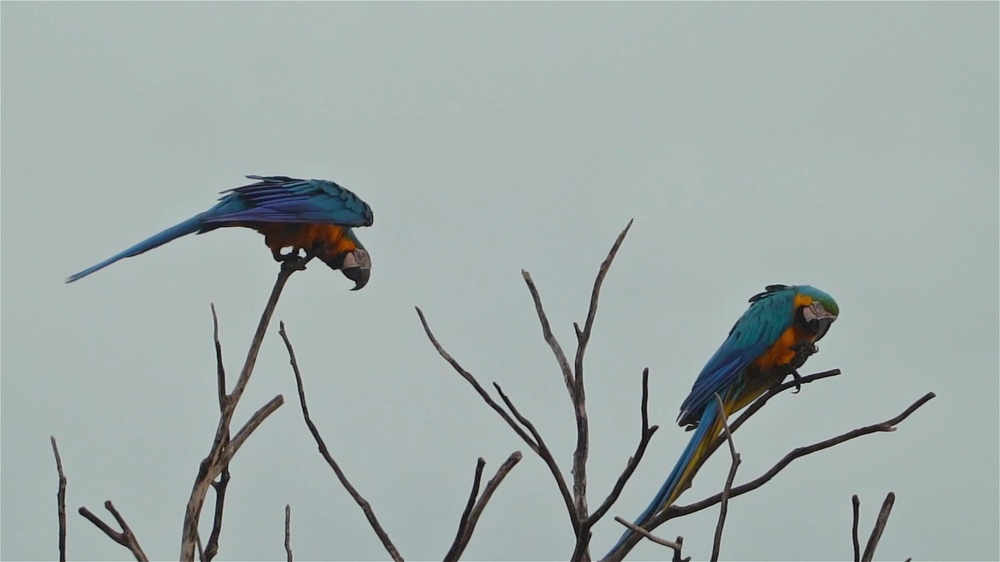
#> input picture sorties/perroquets/Perroquet0001.jpg, 1000 x 562 px, shrunk from 3840 x 2160 before the run
$ python -i movie_filterMPI.py   (imports and definitions only)
#> lines starting #> are read from the running program, lines starting #| are printed output that depends on the picture
# Ce programme va charger n images et y appliquer un filtre de netteté
# puis les sauvegarder dans un dossier de sortie

from PIL import Image
import os
import numpy as np
from scipy import signal
from mpi4py import MPI
import time

# MPI initialisation
comm = MPI.COMM_WORLD
# [1 line that did not run here, left out]
# [1 line that did not run here, left out]

# Fonction pour appliquer un filtre de netteté à une image
def apply_filter(image):
    # On charge l'image
#> called with image = 'sorties/perroquets/Perroquet0001.jpg'
    img = Image.open(image)
#> img is the input picture: PIL image 1000x562 RGB; mean R, G, B 160.5, 170.6, 169.8
    print(f"Taille originale {img.size}")
#| Taille originale (1000, 562)
    # Conversion en HSV :
    img = img.convert('HSV')
#> img: PIL image 1000x562 HSV; mean H, S, V 120.2, 20.4, 171.8
    # On convertit l'image en tableau numpy et on normalise
    img = np.repeat(np.repeat(np.array(img), 2, axis=0), 2, axis=1)
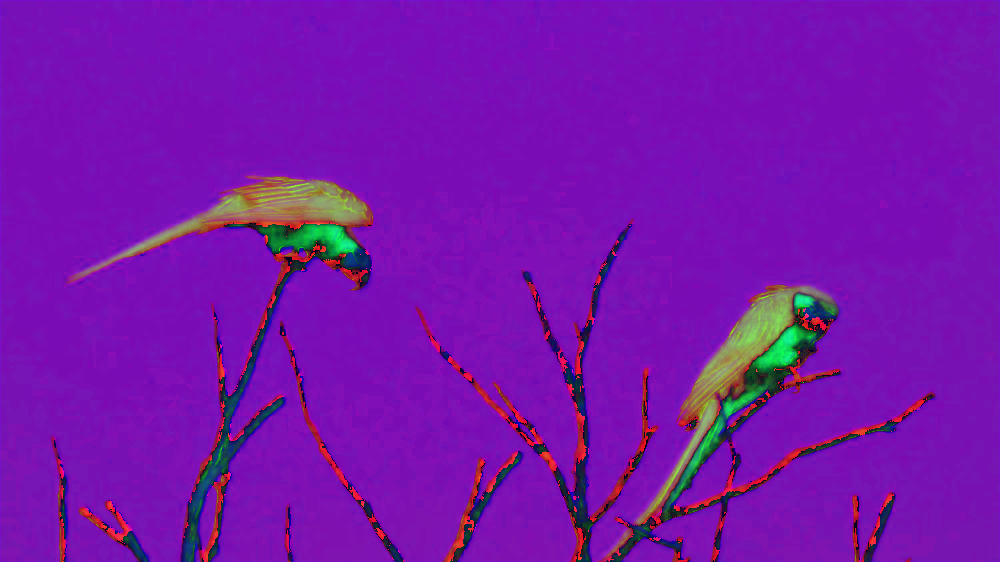
#> img: shape (1124, 2000, 3) (shown at 1/2 size); mean R, G, B 120.2, 20.4, 171.8
    img = np.array(img, dtype=np.double)/255.
    print(f"Nouvelle taille : {img.shape}")
#| Nouvelle taille : (1124, 2000, 3)
    # Tout d'abord, on crée un masque de flou gaussien
    mask = np.array([[1., 2., 1.], [2., 4., 2.], [1., 2., 1.]]) / 16.
    # On applique le filtre de flou
    blur_image = np.zeros_like(img, dtype=np.double)
    for i in range(3):
        blur_image[:,:,i] = signal.convolve2d(img[:,:,i], mask, mode='same')
    # On crée un masque de netteté
    mask = np.array([[0., -1., 0.], [-1., 5., -1.], [0., -1., 0.]])
    # On applique le filtre de netteté
    sharpen_image = np.zeros_like(img)
    sharpen_image[:,:,:2] = blur_image[:,:,:2]
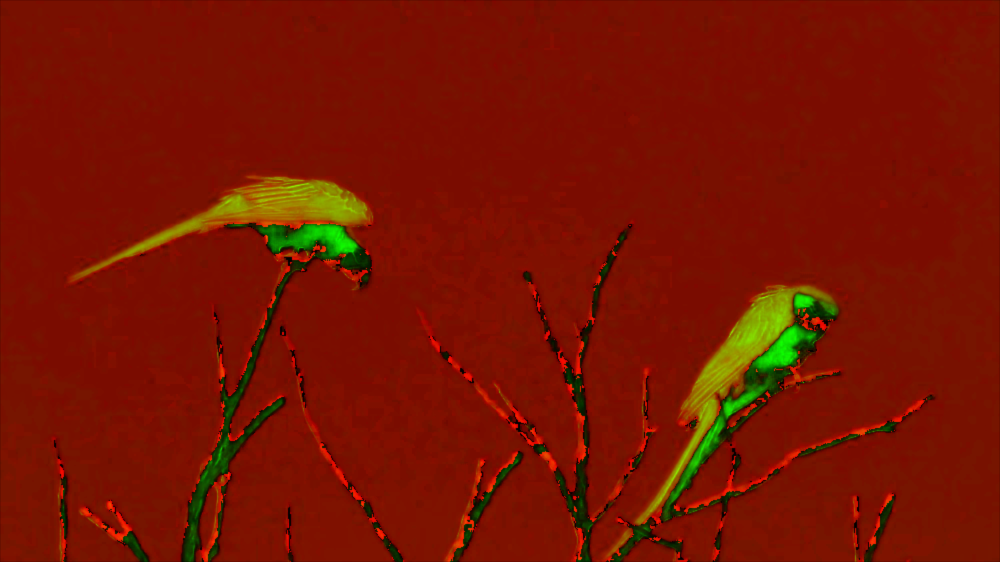
#> sharpen_image: shape (1124, 2000, 3) float64 (shown at 1/2 size); mean R, G, B 0.471, 0.08, 0
    sharpen_image[:,:,2] = np.clip(signal.convolve2d(blur_image[:,:,2], mask, mode='same'), 0., 1.)

    sharpen_image *= 255.
    sharpen_image = sharpen_image.astype(np.uint8)
    # On retourne l'image modifiée
    return Image.fromarray(sharpen_image, 'HSV').convert('RGB')


path = "datas/perroquets/"
# On crée un dossier de sortie
# [2 lines not run here, left out]
out_path = "sorties/perroquets/"

output_images = []

# Nombre total d'images
num_images = 37

# [1 line that did not run here, left out]
# [1 line that did not run here, left out]
# [1 line that did not run here, left out]


# Distribuer les images aux processus
# [1 line that did not run here, left out]
# [1 line that did not run here, left out]

# Chaque processus traite une partie des images
# [1 line that did not run here, left out]
# [1 line that did not run here, left out]

# Liste pour stocker les images traitées
output_images = []
start = time.time()
# Traitement des images attribuées à ce processus
# [5 lines not run here, left out]

# Collecter les résultats sur le processus maître
# [1 line that did not run here, left out]

# Sauvegarder les images sur le processus maître
# [13 lines not run here, left out]

>>> result = apply_filter('sorties/perroquets/Perroquet0001.jpg')
